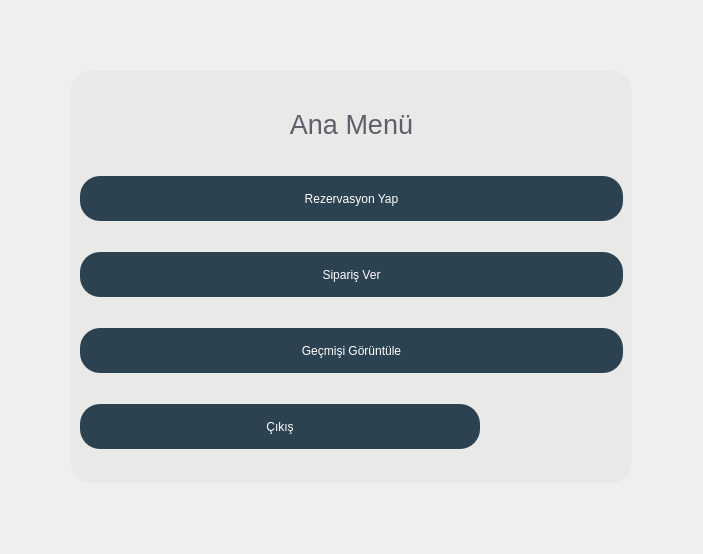
<?xml version="1.0" encoding="UTF-8"?>
<ui version="4.0">
 <class>CustomerMainMenu</class>
 <widget class="QWidget" name="CustomerMainMenu">
  <property name="geometry">
   <rect>
    <x>0</x>
    <y>0</y>
    <width>703</width>
    <height>554</height>
   </rect>
  </property>
  <property name="windowTitle">
   <string>Form</string>
  </property>
  <property name="styleSheet">
   <string notr="true">QFrame#frame{
	margin: 60px;
	border-radius: 20px;
	background-color: rgba(225, 228, 221, 120);
}

QLineEdit{
	min-height: 45px;
	border-radius: 20px;
	background-color: #FFFFFF;
	padding-left: 20px;
	color: rgb(140, 140, 140);
}

QLineEdit:hover{
	border: 2px solid rgb(139, 142, 139);
}

QPushButton{
	min-height: 45px;
	border-radius: 20px;
	background-color: rgb(44, 66, 81);
	color: #FFFFFF;
}

QPushButton:hover{
	border: 2px solid rgb(255, 255, 255);
}

QCheckBox{
	font-size: 10px;
	color: #FFFFFF;
}

QLabel{
	color: rgb(95, 94, 108);
}


</string>
  </property>
  <layout class="QGridLayout" name="gridLayout">
   <item row="0" column="0">
    <widget class="QFrame" name="frame">
     <property name="layoutDirection">
      <enum>Qt::LeftToRight</enum>
     </property>
     <property name="styleSheet">
      <string notr="true">QFrame#frame{
	margin: 60px;
	border-radius: 20px;
	background-color: rgba(225, 228, 221, 120);
}

QLineEdit{
	min-height: 45px;
	border-radius: 20px;
	background-color: #FFFFFF;
	padding-left: 20px;
	color: rgb(140, 140, 140);
}

QLineEdit:hover{
	border: 2px solid rgb(139, 142, 139);
}

QPushButton{
	min-height: 45px;
	border-radius: 20px;
	background-color: rgb(44, 66, 81);
	color: #FFFFFF;
}

QPushButton:hover{
	border: 2px solid rgb(255, 255, 255);
}

QCheckBox{
	font-size: 10px;
	color: #FFFFFF;
}

QLabel{
	color: rgb(95, 94, 108);
}


</string>
     </property>
     <property name="frameShape">
      <enum>QFrame::NoFrame</enum>
     </property>
     <property name="frameShadow">
      <enum>QFrame::Raised</enum>
     </property>
     <layout class="QVBoxLayout" name="verticalLayout">
      <item>
       <widget class="QLabel" name="label_2">
        <property name="maximumSize">
         <size>
          <width>16777215</width>
          <height>40</height>
         </size>
        </property>
        <property name="text">
         <string>&lt;html&gt;&lt;head/&gt;&lt;body&gt;&lt;p&gt;&lt;span style=&quot; font-size:20pt;&quot;&gt;Ana Menü&lt;/span&gt;&lt;/p&gt;&lt;/body&gt;&lt;/html&gt;</string>
        </property>
        <property name="alignment">
         <set>Qt::AlignCenter</set>
        </property>
       </widget>
      </item>
      <item>
       <widget class="QPushButton" name="signup_button_2">
        <property name="text">
         <string>Rezervasyon Yap</string>
        </property>
       </widget>
      </item>
      <item>
       <widget class="QPushButton" name="signup_button_3">
        <property name="text">
         <string>Sipariş Ver</string>
        </property>
       </widget>
      </item>
      <item>
       <widget class="QPushButton" name="signup_button">
        <property name="text">
         <string>Geçmişi Görüntüle</string>
        </property>
       </widget>
      </item>
      <item>
       <widget class="QPushButton" name="exit_button">
        <property name="maximumSize">
         <size>
          <width>400</width>
          <height>16777215</height>
         </size>
        </property>
        <property name="text">
         <string>Çıkış</string>
        </property>
       </widget>
      </item>
     </layout>
    </widget>
   </item>
  </layout>
 </widget>
 <resources/>
 <connections/>
</ui>
